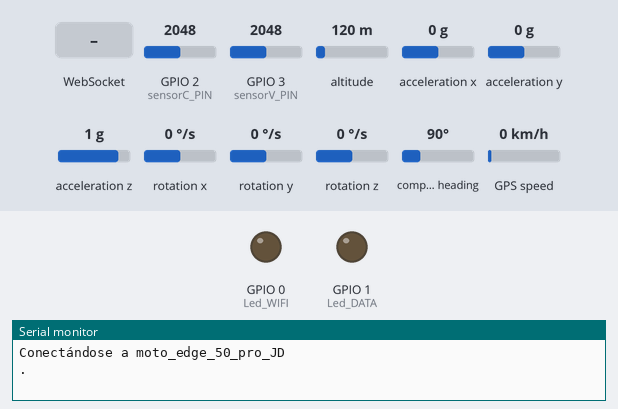
A sketch run on a simulated ESP32. Shown: output pins drawn as LEDs (lit = HIGH), the last lines printed to the serial monitor. Wiring (inferred from the names in the program): MPU-6050 motion sensor at I2C address 0x68. Inputs (shaded band) come from the test bench; at power-on: GPIO 2 (sensorC_PIN) = 2048, GPIO 3 (sensorV_PIN) = 2048, altitude 120 m, acceleration x 0 g, acceleration y 0 g, acceleration z 1 g, rotation x 0 °/s, rotation y 0 °/s, rotation z 0 °/s, compass heading 90°, GPS speed 0 km/h. WiFi joins after 1.5 s; servers stay silent unless stated; the GPS gets a fix after 3 s at 37.7749, -122.4194 with 8 satellites.

Above: at 0.1 s.
At 11.7 s:
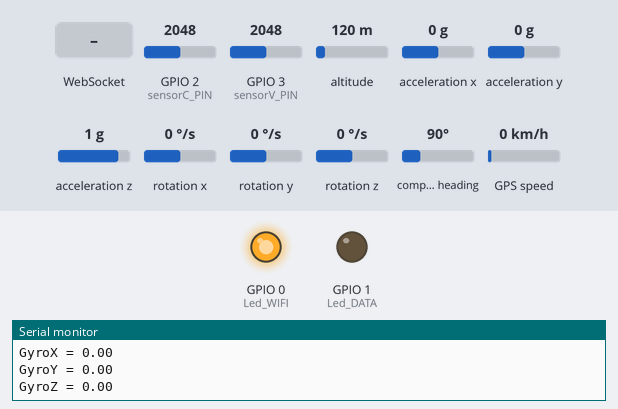
11.8 s: WebSocket text "1" received
Timing chart, 0 to 14.8 s (numbered marks = the images above; inputs shaded):
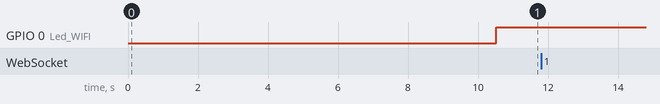

The sketch:

Tel_final_prueba_2.ino
```cpp
#include <Arduino.h>
#include <Wire.h>
#include <WiFi.h>
#include <TinyGPS++.h>
#include <WebSocketsClient.h>
#include <ArduinoJson.h>

// WiFi
const char* ssid = "moto_edge_50_pro_JD";  // Enter your Wi-Fi name (cel de diego)
const char* password = "Canada031106";     // Enter Wi-Fi password

WiFiClient esp32Client;

// WebSocket Server URL
const char* websocket_server = "wss://api.ecovolt.lemi-tec.mx?connectItemType=ESP32&username=Antonio "; // link

WebSocketsClient webSocket;

// Define the RX and TX pins for GPS
#define RXD2 20
#define TXD2 21

#define GPS_BAUD 9600

// The TinyGPS++ object
TinyGPSPlus gps;

// Create an instance of the HardwareSerial class for Serial 2
HardwareSerial gpsSerial(2);

// Define serial pins for MPU6050
#define SDA_PIN 8
#define SCL_PIN 9

// 0: 250 dps (131 LSB/dps); 1: 500 dps (65.5 LSB/dps) ; 2: 1000 dps ( 32.8 LSB/dps) ; 3: 2000 dps (16.4 LSB/dps)
#define GYRO_CONFIG_MODE 0

// 0: 2g (16384 LSB/g); 1: 4g (8192 LSB/g) ; 2: 8g (4096 LSB/g) ; 3: 16g (2048 LSB/g)
#define ACC_CONFIG_MODE 1

#define MPU_POWER_REGISTER 0x6B
#define MPU_MODE 0x6C
#define GYRO_MODE 0x1A
#define GYRO_CONFIG 0x1B
#define ACCEL_INIT 0x1C
#define ACCEL_CONFIG 0x1D
#define accX_H 0x3B
#define accY_H 0x3D
#define accZ_H 0x3F
#define gyroX_H 0x43
#define gyroY_H 0x45
#define gyroZ_H 0x47

// I2C Address of MPU6050
const uint8_t MPU = 0x68;

// Calibration Time Assigned
unsigned long delay_cal = 3000;

float rawaccX = 0, rawaccY = 0, rawaccZ = 0, rawgyroX = 0, rawgyroY = 0, rawgyroZ = 0;
float gyroX, gyroY, gyroZ, accX, accY, accZ, calgyroX, calgyroY, calgyroZ, calaccX, calaccY, calaccZ;
float lat, lon, speed, alt, sat;

int Led_WIFI = 0;
int Led_DATA = 1;

int sensorC_PIN = 2;
int sensorV_PIN = 3;
float sensibility = 0.066; //sensibility in V/A
float current, voltage, irms, power, sensorCRead, sensorVRead;

hw_timer_t *timer = NULL;

void IRAM_ATTR timerInterrupcion() {
  get_CV_data();
  print_CV_data();
}

void wifiInit() {
  Serial.print("Conectándose a ");
  Serial.println(ssid);

  WiFi.begin(ssid, password);

  while (WiFi.status() != WL_CONNECTED) {
    Serial.print(".");
    delay(500);
  }
  Serial.println("");
  Serial.println("Conectado a WiFi");
  Serial.println("Dirección IP: ");
  Serial.println(WiFi.localIP());
}

void getInfo_GPS() {
  lat = gps.location.lat();
  lon = gps.location.lng();
  speed = gps.speed.kmph();
  alt = gps.altitude.meters();
  sat = gps.satellites.value();
}

void gpsInfo() {
  while (gpsSerial.available() > 0) {
    gps.encode(gpsSerial.read());
  }
  if (gps.location.isUpdated()) {
    getInfo_GPS();
    displayInfo();
  } else {
    Serial.println("Inválido");
    getInfo_GPS();
    displayInfo();
  }
}

void displayInfo() {
  Serial.print("LAT: ");
  Serial.println(gps.location.lat(), 6);
  Serial.print("LONG: ");
  Serial.println(gps.location.lng(), 6);
  Serial.print("SPEED (km/h) = ");
  Serial.println(gps.speed.kmph());
  Serial.print("ALT (m)= ");
  Serial.println(gps.altitude.meters());
  Serial.print("Satellites = ");
  Serial.println(gps.satellites.value());
  Serial.println("");
}

void i2cWrite(uint8_t address, uint8_t reg, uint8_t val) {
  Wire.beginTransmission(address);
  Wire.write(reg);
  Wire.write(val);
  Wire.endTransmission();
}

// Read 2 Bytes from a given register address i.e H and L
int16_t i2cRead(uint8_t address, int8_t reg) {
  int16_t temp = 0;
  Wire.beginTransmission(address);
  Wire.write(reg);
  Wire.endTransmission(false);
  Wire.requestFrom(address, 2, true);
  temp = (Wire.read() << 8 | Wire.read());
  return temp;
}

// status implies the calibration mode
void printAcc(bool status) {
  if (status) {
    Serial.printf("Calibrated AccX = ");
    Serial.println(calaccX);
    Serial.printf("Calibrated AccY = ");
    Serial.println(calaccY);
    Serial.printf("Calibrated AccZ = ");
    Serial.println(calaccZ);
  } else {
    Serial.printf("AccX = ");
    Serial.println(accX);
    Serial.printf("AccY = ");
    Serial.println(accY);
    Serial.printf("AccZ = ");
    Serial.println(accZ);
  }
}

void printGyro(bool status) {
  if (status) {
    Serial.printf("Calibrated GyroX = ");
    Serial.println(calgyroX);
    Serial.printf("Calibrated GyroY = ");
    Serial.println(calgyroY);
    Serial.printf("Calibrated GyroZ = ");
    Serial.println(calgyroZ);
  } else {
    Serial.printf("GyroX = ");
    Serial.println(gyroX);
    Serial.printf("GyroY = ");
    Serial.println(gyroY);
    Serial.printf("GyroZ = ");
    Serial.println(gyroZ);
  }
}

void powMan() {
  // Access the Power Management Register 1 (107)
  // Configured at no sleep mode
  i2cWrite(MPU, MPU_POWER_REGISTER, 0);

  // Access the Power Management Register 2 (108)
  // Configured at all readings
  i2cWrite(MPU, MPU_MODE, 0);
}

// 0: 250 dps (131 LSB/dps); 1: 500 dps (65.5 LSB/dps) ; 2: 1000 dps ( 32.8 LSB/dps) ; 3: 2000 dps (16.4 LSB/dps)
void gyroConfig(uint8_t choice) {
  uint8_t val;
  switch (choice) {
    case 0:
      val = 0b00000001;
      break;
    case 1:
      val = 0b00001001;
      break;
    case 2:
      val = 0b00010001;
      break;
    case 3:
      val = 0b00011001;
      break;
    default:
      Serial.printf("Invalid input! By default Case 0 selected\n");
      val = 0b00000001;
      break;
  }

  // Accessing Register 26
  // Selecting Mode 0
  i2cWrite(MPU, GYRO_MODE, 0x00);


  // // Accessing Register 27 (Gryo Config Register)
  // Setting the full scale range to 250dps
  i2cWrite(MPU, GYRO_CONFIG, val);
}

// 0: 2g (16384 LSB/g); 1: 4g (8192 LSB/g) ; 2: 8g (4096 LSB/g) ; 3: 16g (2048 LSB/g)
void accConfig(uint8_t choice) {
  uint8_t val;
  switch (choice) {
    case 0:
      val = 0b00000000;  // 0x00
      break;
    case 1:
      val = 0b00001000;  // 0x80
      break;
    case 2:
      val = 0b00010000;  // 0x10
      break;
    case 3:
      val = 0b00011000;  // 0x11
      break;
    default:
      Serial.printf("Invalid input! By default Case 0 selected\n");
      val = 0b00000000;  // 0x00
      break;
  }

  // Accessing Register 28 (Accel Config Initial)
  i2cWrite(MPU, ACCEL_INIT, val);

  // Accessing Register 29 (Accel Config Filter)
  // Selecting the mode ACCEL_CHOICE = 1 with BW = 1.13kHz
  i2cWrite(MPU, ACCEL_CONFIG, 0b00001000);
}

// Status will detect whether in caliberation mode or not -> true if in setup
void accData(bool status, int choice) {
  float rawVal;
  switch (choice) {
    case 0:
      rawVal = 16384.0;
      break;
    case 1:
      rawVal = 8192.0;
      break;
    case 2:
      rawVal = 4096.0;
      break;
    case 3:
      rawVal = 2048.0;
      break;
  }

  if (status) {
    // Registers 59 - 64: AccX_H, AccX_L, AccY_H, AccY_L, AccZ_H, AccZ_L {They provide raw value}
    unsigned int count = 0;
    unsigned long initTime = millis();
    Serial.printf("Do not move! Starting calibration for %d seconds\n", (delay_cal / 1000));
    // In the loop for 3 seconds
    while (millis() - initTime <= delay_cal) {
      rawaccX += (i2cRead(MPU, accX_H)) / rawVal;
      rawaccY += (i2cRead(MPU, accY_H)) / rawVal;
      rawaccZ += ((i2cRead(MPU, accZ_H)) / rawVal) - 1;
      count++;
    }
    Serial.printf("Count = %d\n", count);
    Serial.printf("Calibration done!\n");
    calaccX = (float)rawaccX / count;
    calaccY = (float)rawaccY / count;
    calaccZ = (float)rawaccZ / count;
    printAcc(true);
  } else {
    // Registers 59 - 64: AccX_H, AccX_L, AccY_H, AccY_L, AccZ_H, AccZ_L {They provide raw value}
    accX = (i2cRead(MPU, accX_H) / rawVal) - calaccX;
    accY = (i2cRead(MPU, accY_H) / rawVal) - calaccY;
    accZ = (i2cRead(MPU, accZ_H) / rawVal) - calaccZ;
    printAcc(false);
  }
}

// 0: 250 dps (131 LSB/dps); 1: 500 dps (65.5 LSB/dps) ; 2: 1000 dps ( 32.8 LSB/dps) ; 3: 2000 dps (16.4 LSB/dps)
void gyroData(bool status, int choice) {
  float rawVal;
  switch (choice) {
    case 0:
      rawVal = 131.0;
      break;
    case 1:
      rawVal = 65.5;
      break;
    case 2:
      rawVal = 32.8;
      break;
    case 3:
      rawVal = 16.4;
      break;
  }
  // Registers 67-72: GyroX_H, GyroX_L, GyroY_H, GyroY_L, GyroZ_H, GyroZ_L {They provide raw value}
  if (status) {
    unsigned int count = 0;
    unsigned long initTime = millis();
    Serial.printf("Do not move! Starting calibration for %d seconds\n", (delay_cal / 1000));
    // In the loop for 3 seconds
    while (millis() - initTime <= delay_cal) {
      rawgyroX += (i2cRead(MPU, gyroX_H)) / rawVal;
      rawgyroY += (i2cRead(MPU, gyroY_H)) / rawVal;
      rawgyroZ += (i2cRead(MPU, gyroZ_H)) / rawVal;
      count++;
    }
    Serial.printf("Count = %d\n", count);
    Serial.printf("Calibration done!\n");
    calgyroX = (float)rawgyroX / count;
    calgyroY = (float)rawgyroY / count;
    calgyroZ = (float)rawgyroZ / count;
    printGyro(true);
  } else {
    gyroX = (i2cRead(MPU, gyroX_H)) / rawVal - calgyroX;
    gyroY = (i2cRead(MPU, gyroY_H)) / rawVal - calgyroY;
    gyroZ = (i2cRead(MPU, gyroZ_H)) / rawVal - calgyroZ;
    printGyro(false);
  }
}

void setup_timer(){
  timer = timerBegin(1000000);
  timerAttachInterrupt(timer, &timerInterrupcion); // Interruption function
  timerAlarm(timer, 500000, true, 0); // Interruption every 1/2 second
}

float fmap(float x, float in_min, float in_max, float out_min, float out_max){
  return (x - in_min) * (out_max - out_min) / (in_max - in_min) + out_min;
}

void get_CV_data(){
  sensorCRead = analogRead(sensorC_PIN) * (5.0 / 1023.0);
  current = (sensorCRead-2.5)/sensibility;
  //irms = current*0.707;
  sensorVRead = analogRead(sensorV_PIN);
  voltage = fmap(sensorVRead, 0, 1023, 0.0, 10.0);
  power = current*voltage; // P=IV watts
}

void print_CV_data(){
  Serial.print("Current (A): ");
  Serial.println(current, 4);
  Serial.print("Irms (A): ");
  Serial.println(irms, 4);
  Serial.print("Power (W): ");
  Serial.println(power, 4);
}

// Send Telemetry
void sendTelemetryData(){
  // Create JSON document
  StaticJsonDocument<200> jsonDoc;

  jsonDoc["latitude"] = String(lat);
  jsonDoc["longitude"] =  String(lon);
  jsonDoc["altitude"] = String(alt);
  jsonDoc["speed"] = String(speed);
  jsonDoc["Accelerometer(x)"] = String(accX);
  jsonDoc["Accelerometer(y)"] = String(accY);
  jsonDoc["Accelerometer(z)"] = String(accZ);
  jsonDoc["Gyroscope(x)"] = String(gyroX);
  jsonDoc["Gyroscope(y)"] = String(gyroY);
  jsonDoc["Gyroscope(z)"] = String(gyroZ);
  jsonDoc["Current"] = String(current);
  jsonDoc["Voltage"] = String(voltage);
  jsonDoc["Power"] = String(power);

  // Convert JSON to string
  String jsonString;
  serializeJson(jsonDoc, jsonString);

  // Send via WebSocket
  webSocket.sendTXT(jsonString);
  Serial.println("Enviado: " + jsonString);
}

// WebSocket Event Handler
void webSocketEvent(WStype_t type, uint8_t * payload, size_t length) {
    switch(type) {
        case WStype_CONNECTED:
            Serial.println("Conectado al servidor WebSocket!");
            break;
        case WStype_TEXT:
            Serial.printf("Mensaje recibido: %s\n", payload);
            break;
        case WStype_DISCONNECTED:
            Serial.println("Desconectado del servidor WebSocket!");
            break;
    }
}

void setup() {
  Serial.begin(115200);

  setup_timer();
  pinMode(Led_WIFI, OUTPUT);
  pinMode(Led_DATA, OUTPUT);
  Wire.begin(SDA_PIN, SCL_PIN);

  wifiInit();

  // Setup WebSocket client
  webSocket.begin(websocket_server, 80, "/");
  webSocket.onEvent(webSocketEvent);

  gpsSerial.begin(GPS_BAUD, SERIAL_8N1, RXD2, TXD2);

  // Using the I2C communication at fast mode (400kHz)
  Wire.setClock(400000);
  // Calling the power management function
  powMan();
  // Selection Mode 0: 250dps
  gyroConfig(GYRO_CONFIG_MODE);
  // Selection Mode 2: +-8g
  accConfig(ACC_CONFIG_MODE);
  // Calibration for Acceleration
  accData(true, ACC_CONFIG_MODE);
  // Calibration for Gyroscope
  gyroData(true, GYRO_CONFIG_MODE);
  delay(3000);
}

void loop() {
  if (WiFi.status() == WL_CONNECTED) {
    digitalWrite(Led_WIFI, HIGH);
  } else if (WiFi.status() != WL_CONNECTED) {
    digitalWrite(Led_WIFI, LOW);
  }
  webSocket.loop();  // Connection alive
  gpsInfo();
  accData(false, ACC_CONFIG_MODE);
  gyroData(false, GYRO_CONFIG_MODE);
  delay(500);
}
```
